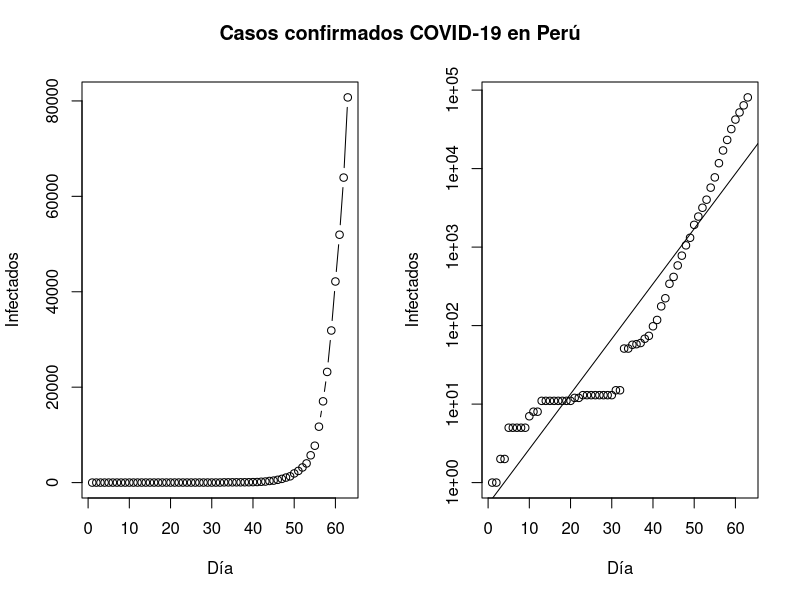
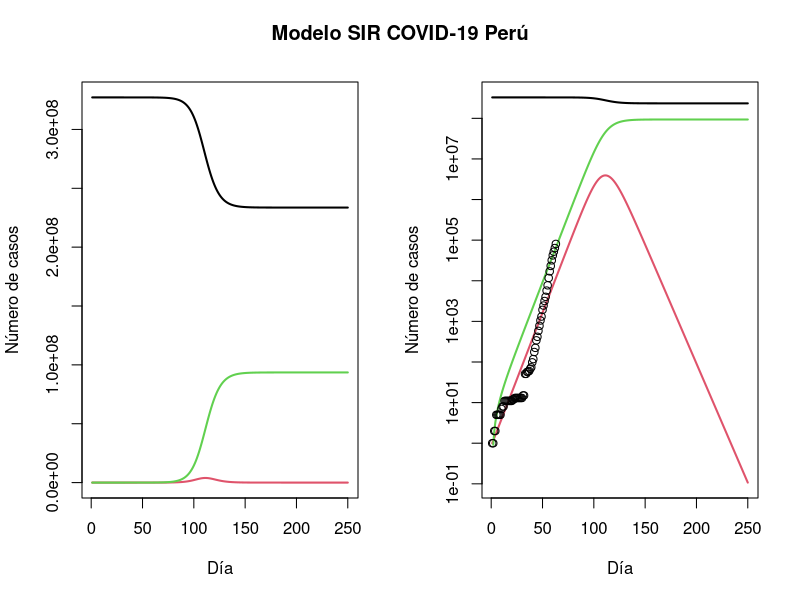

Source code (R) for these figures, in order:
#Modelo epidemiológico del COVID-19 en Perú

#Serie de infectados 
Infectados <- c(1, 1, 2, 2, 5, 5, 5, 5, 5, 7, 8, 8, 11, 11, 11, 11, 11, 11, 11, 11, 12, 12, 13, 13, 13, 13, 13, 13, 13, 13, 15, 15, 51, 51, 57, 58, 60, 68, 74, 98, 118, 176, 223, 341, 417, 584, 778, 1053, 1315, 1922, 2450, 3173, 4019, 5723, 7730, 11719, 17033, 23197, 31879, 42152, 51954, 63928, 80735)
Tests <- c(8, 8, 16, 16, 41, 41, 41, 41, 41, 57, 66, 66, 90, 90, 90, 90, 90, 90, 90, 90, 99, 99, 107, 107, 107, 107, 107, 107, 107, 107, 123, 123, 419, 419, 468, 476, 493, 558, 608, 805, 969, 1326, 2252, 2752, 3099, 4264, 5054, 7686, 10029, 16665, 20788, 27963, 41814, 55014, 76493, 103863, 138516, 182583, 228184, 294044, 359145, 472767, 579589)
Día <- 1:(length(Infectados))

#Población de Perú (Fuente: Censo de Vivienda y Población 2017)
N <- 327200000

#Gráfico de infectados
old <- par(mfrow = c(1, 2))
plot(Día, Infectados, type ="b")
plot(Día, Infectados, log = "y")
abline(lm(log10(Infectados) ~ Día))
title("Casos confirmados COVID-19 en Perú", outer = TRUE, line = -2)

#Modelo SIR
#Sistema de eq. diferenciales
SIR <- function(time, state, parameters) {
  par <- as.list(c(state, parameters))
  with(par, {
    dS <- -beta/N * I * S
    dT <- rate/N * T * S
    dI <- beta/N * I * S - gamma * I
    dR <- gamma * I
    list(c(dS, dI, dR, dT))
  })
}

#Usando package deSolve para resolver sistema de eq. diferenciales
install.packages("deSolve")
library(deSolve)
init <- c(S = N-Infectados[1], I = Infectados[1], R = 0, T = Tests[1])
RSS <- function(parameters) {
  names(parameters) <- c("beta", "gamma", "rate")
  out <- ode(y = init, times = Día, func = SIR, parms = parameters)
  fit <- out[ , 4]
  sum((Infectados - fit)^2)
}

Opt <- optim(c(0.59, 0.41, 0.0018), RSS, method = "L-BFGS-B", lower = c(0, 0, 0), upper = c(1, 1, 1)) 
Opt$message
 
#Estimación de beta y gamma
Opt_par <- setNames(Opt$par, c("beta", "gamma", "rate"))
Opt_par

#Periodo de evaluación: 60 días
t <- 1:250
fit <- data.frame(ode(y = init, times = t, func = SIR, parms = Opt_par))
col <- 1:3 

#Evolución de Susceptibles, Infectados y Recuperados
matplot(fit$time, fit[ , 2:4], type = "l", xlab = "Día", ylab = "Número de casos", lwd = 2, lty = 1, col = col)
matplot(fit$time, fit[ , 2:4], type = "l", xlab = "Día", ylab = "Número de casos", lwd = 2, lty = 1, col = col, log = "y")
points(Día, Infectados)
title("Modelo SIR COVID-19 Perú", outer = TRUE, line = -2)
par(old)

#Estimación del R0
R0 <- setNames(Opt_par["beta"] / Opt_par["gamma"], "R0")
R0

#Total de infectados
fit[fit$I == max(fit$I), "I", drop = FALSE] 

#Tasa de mortalidad del COVID-19
max(fit$I) * 0.0436 
